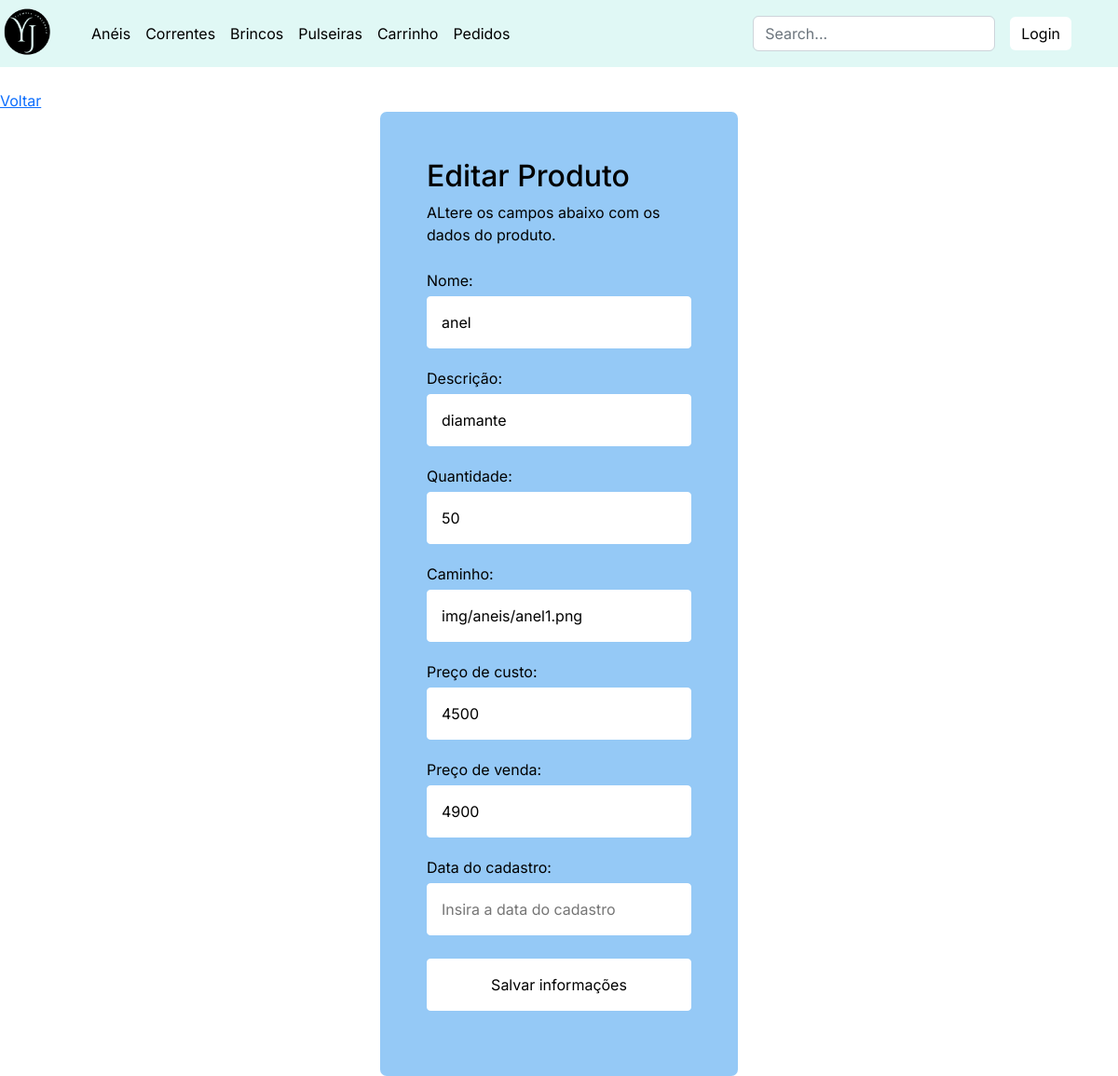
/editPage.php?id=1, run on the app's committed database.
### tables this page shows
create table itens(
	id int not null auto_increment,
	nome varchar(50) not null,
	descricao varchar(50) not null,
	quantidade int not null,
	caminho  varchar(255),
	preco_custo float not null,
	preco_venda float not null,
	data_cadastro varchar(10),
	primary key(id)
);

### controller/itensController.php (called while the page is built, shortened)
<?php
require_once './model/itensModel.php';
function loadById($id) {
    require_once './model/itensModel.php';
    $produto = new itensModel();
    $listaProdutos = $produto->loadById($id);
    return $listaProdutos;
}

### model/itensModel.php (called while the page is built, shortened)
<?php
require_once 'ConexaoMysql.php';
class itensModel{
    public function loadById($id){
        $db = new ConexaoMysql();
        $db->Conectar();
        $sql = "SELECT * from itens where id = $id";
        $result = $db->Consultar($sql);
        return $result;
    }
}
?>

### model/ConexaoMySql.php (called while the page is built, shortened)
<?php
class ConexaoMysql {
    protected $mysqli;
    protected $server = 'localhost';
    protected $user = 'root';
    protected $pass = '1234abcd@';
    protected $dataBase = 'lojaIza';
    public function Conectar(){
        $this->mysqli = new mysqli($this->server, $this->user, $this->pass, $this->dataBase);
        $this->mysqli->set_charset('utf8');
    }
    public function Consultar($sql){
        try {
            if ($result = $this->mysqli->query($sql)){
                return $result;
            } else {
                $this->total = 0;
                return null;
            }
        } catch (Exception $exc) {
            $this->Desconectar();
        }
    }
}

### editPage.php (the view, shortened to what this page needs)
<!DOCTYPE html>
<html>
    <head>
        <link href="css/bootstrap.min.css" rel="stylesheet" type="text/css"/>
        <link href="css/jquery.dataTables.min.css" rel="stylesheet" type="text/css"/>
    </head>
    <body>
        <?php
            require_once './shared/header.php';
        ?>
        <br>
        <div class="row">
        <a href="adminPage.php">Voltar</a>
            <div class="col-md-4"></div>
            <div class="col-md-4">
                <div class="blocoLogin">
                    <?php
                        $id = $_REQUEST['id'];
                        require_once'controller/itensController.php';
                        $produto = loadById($id);
                    ?>
                    <form method="post" class="formLogin" action="./controller/editarProdutoController.php">
                        <?php
                        foreach($produto as $p){
                            echo'
                            <h2 style="color:black">Editar Produto</h2>
                            <p>ALtere os campos abaixo com os dados do produto.</p>
                            <input type="hidden" name="id" value="'.$p['id'].'">
                            <label for="nome">Nome:</label>
                            <input type="text" id="nome"  name="nome" value="'.$p['nome'].'"required="" placeholder="Insira seu nome" required="">
                            <label for="descricao">Descrição:</label>
                            <input type="descricao" value="'.$p['descricao'].'"placeholder="Insira a descrição do produto" required="" name="descricao">
                            <label for="quantidade">Quantidade:</label>
                            <input type="quantidade" value="'.$p['quantidade'].'"placeholder="Insira a quantidade" required="" name="quantidade">
                            <label for="caminho">Caminho:</label>
                            <input type="caminho" value="'.$p['caminho'].'"placeholder="Insira o caminho" required="" name="caminho">
                            <label for="preco_custo">Preço de custo:</label>
                            <input type="preco_custo" value="'.$p['preco_custo'].'"placeholder="Insira o preço de custo" required="" name="preco_custo">
                            <label for="preco_venda">Preço de venda:</label>
                            <input type="preco_venda" value="'.$p['preco_venda'].'"placeholder="Insira o preço de venda" required="" name="preco_venda">
                            <label for="data_cadastro">Data do cadastro:</label>
                            <input type="text" value="'.$p['data_cadastro'].'"placeholder="Insira a data do cadastro" required="" name="data_cadastro">
                            ';
                        }
                        ?>
                        <input type="submit" value="Salvar informações" class="btn btn" name="Cadastrar" style="background-color: #fff">
                    </form>
                </div>
            </div>
            <div class="col-md-4"></div>
        </div>
    </body>
</html>

### editPage.php (style rules this page uses)
body { font-family: 'Inter', sans-serif; margin: 0; padding: 0; color: black; background-repeat: no-repeat; background-size: cover; }
.blocoLogin { display:flex; align-items: center; align-content: center; justify-content: center; }
.formLogin { display: flex; flex-direction: column; background-color: rgba(92, 172, 241, 0.651); ; border-radius: 7px; padding:50px; }
.formLogin p { color: black; margin-bottom: 25px; }
.formLogin input { padding: 15px; border: 1px solid #fff; margin-bottom: 20px; margin-top: 5px; border-radius: 4px; outline: none; }
.btn { background-color: white; color: black; border: none; transition: all linear 160ms; margin: 0; }

### data on the page
itens: nome "anel", descricao "diamante", quantidade "50", caminho "img/aneis/anel1.png", preco_custo "4500", preco_venda "4900"
